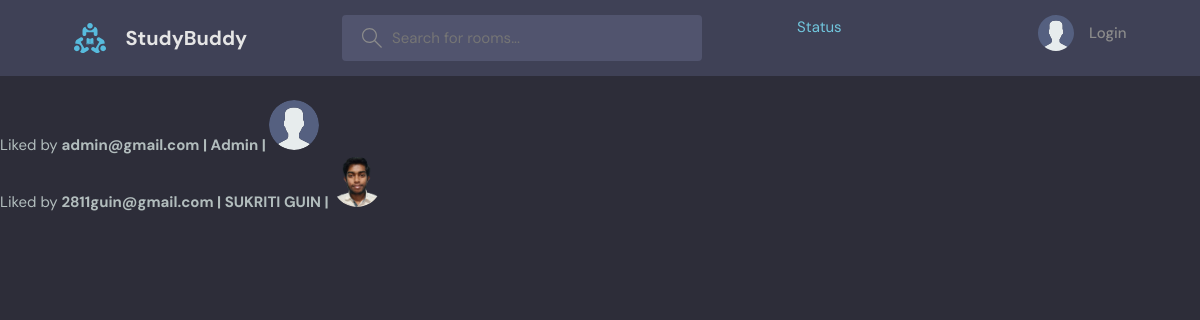
The app's page /status/11/likes/ with its own data.
### base/models.py (models this page shows)
class User(AbstractUser):
    name = models.CharField(max_length=255, null=True)
    email = models.EmailField(unique=True, null=True)
    bio = models.TextField(null=True, blank=True)
    avatar = models.ImageField(null=True, default="avatar.svg")
    USERNAME_FIELD = 'email'
    REQUIRED_FIELDS = []

### base/views.py (the view)
# urls.py: path('status/<int:status_id>/likes/', views.likes_of_status, name='liked_status'),
def likes_of_status(request, status_id):
    status = get_object_or_404(Status, id=status_id)
    liked_by = status.liked_by.all()
    context = {'liked_by': liked_by, }
    return render(request, 'base/current_status_likes.html', context=context)

### base/templates/base/current_status_likes.html (shortened to what this page needs)
{% extends 'main.html' %}
{% block content %}
<link rel="stylesheet" href="https://cdnjs.cloudflare.com/ajax/libs/font-awesome/6.0.0-beta3/css/all.min.css">
    <main class="profile-page layout layout--2">
        <ul>
            {% for liked_user in liked_by %}
                <li>Liked by <strong>{{liked_user}} | {{liked_user.name}} | </strong> <img class="avatar-photo" src="{{liked_user.avatar.url}}" alt=""></li>
            {% endfor %}
        </ul>
    </main>
{% endblock content %}

### static/styles/style.css (style rules this page uses)
:root { --color-main: #71c6dd; --color-main-light: #e1f6fb; --color-dark: #3f4156; --color-dark-medium: #51546e; --color-dark-light: #696d97; --color-light: #e5e5e5; --color-gray: #8b8b8b; --color-light-gray: #b2bdbd; --color-bg: #2d2d39; --color-success: #5dd693; --color-error: #fc4b0b; }
* { font-family: "DM Sans", -apple-system, BlinkMacSystemFont, "Segoe UI", Roboto, Oxygen, Ubuntu, Cantarell, "Open Sans", "Helvetica Neue", sans-serif; margin: 0; padding: 0; box-sizing: border-box; text-rendering: optimizeLegibility; font-size: inherit; }
html { font-size: 56.25%; }
@media only screen and (min-width: 1200px) { html { font-size: 62.5%; } }
body { line-height: 1.6; font-weight: 400; font-size: 1.5rem; color: var(--color-light-gray); background-color: var(--color-bg); min-height: 100vh; }
img { width: 100%; }
.layout { margin-top: 2.4rem; }

### base/templates/base/current_status_likes.html (style rules this page uses)
.avatar-photo { width: 50px; height: 50px; border-radius: 50%; margin-right: 10px; }

### records on screen
User: email "admin@gmail.com", name "Admin", avatar (placeholder picture)
User: email "2811guin@gmail.com", name "SUKRITI GUIN", avatar (picture)
